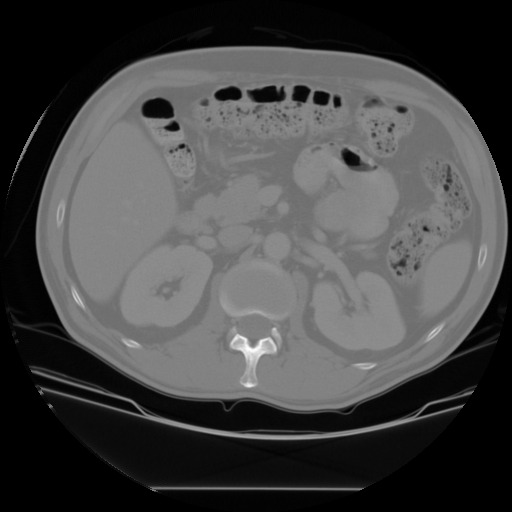
#> input picture images/Image_4.jpg, 512 x 512 px
$ python 4622_Question_08.py
#> lines starting #> are read from the running program, lines starting #| are printed output that depends on the picture; after the words box and inside, x2 and y2 are one past the last pixel; in counts of white or black regions, pixels touching at a corner belong together
import cv2
import numpy as np
import matplotlib.pyplot as plt
import os

image_path = "../images/Image_4.jpg"
img = cv2.imread(image_path, cv2.IMREAD_GRAYSCALE)
#> img is the input picture: shape (512, 512); min 0, max 255, mean 69.8
h, w = img.shape
#> h = 512; w = 512

mask = np.zeros((h, w), dtype=np.uint8)

organs = [
    (1, "liver", (0, 0, 255),        lambda m: cv2.ellipse(m, (150, 200), (60, 100), -20, 0, 360, 1, -1)),
    (2, "kidney", (255, 0, 128),     lambda m: cv2.circle(m, (180, 350), 40, 2, -1)),
    (3, "kidney", (255, 0, 255),     lambda m: cv2.circle(m, (350, 350), 40, 3, -1)),
    (4, "spleen", (255, 0, 0),       lambda m: cv2.ellipse(m, (450, 250), (30, 60), 10, 0, 360, 4, -1)),
    (5, "spinal column", (147, 20, 255), lambda m: cv2.circle(m, (265, 400), 25, 5, -1)),
]

for class_id, _, _, draw_fn in organs:
    draw_fn(mask)
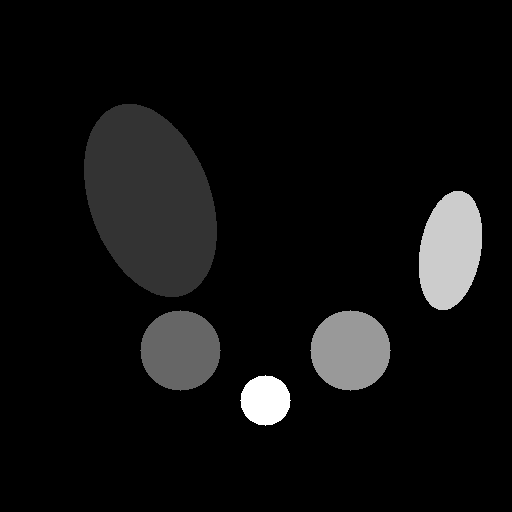
#> mask: shape (512, 512); min 0, max 5, mean 0.294; drawn with min black and max white

out = np.zeros((h, w, 3), dtype=np.uint8)
font = cv2.FONT_HERSHEY_SIMPLEX

for class_id, name, color, _ in organs:
    organ = (mask == class_id).astype(np.uint8)
    out[organ == 1] = color

    contours, _ = cv2.findContours(organ, cv2.RETR_EXTERNAL, cv2.CHAIN_APPROX_SIMPLE)
    if len(contours) == 0:
        continue

    c = max(contours, key=cv2.contourArea)
    M = cv2.moments(c)
    if M["m00"] == 0:
        continue

    cx = int(M["m10"] / M["m00"])
    cy = int(M["m01"] / M["m00"])
    cv2.putText(out, name, (cx - 40, cy + 60), font, 0.6, color, 2, cv2.LINE_AA)
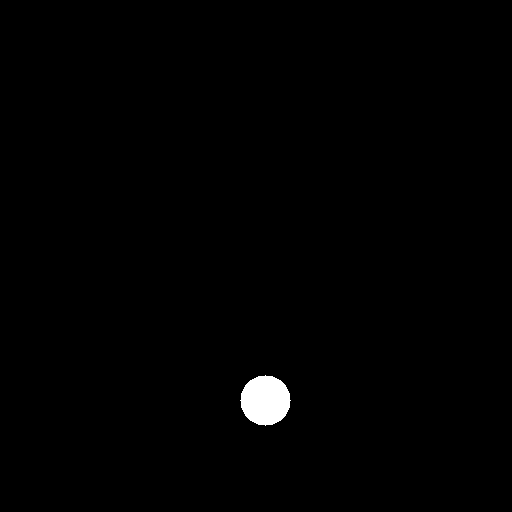
#> organ: shape (512, 512); values 0 (black) and 1 (white), 0.75% white; 1 white region, box (x1, y1, x2, y2) and area: (240, 375, 291, 426) 1961
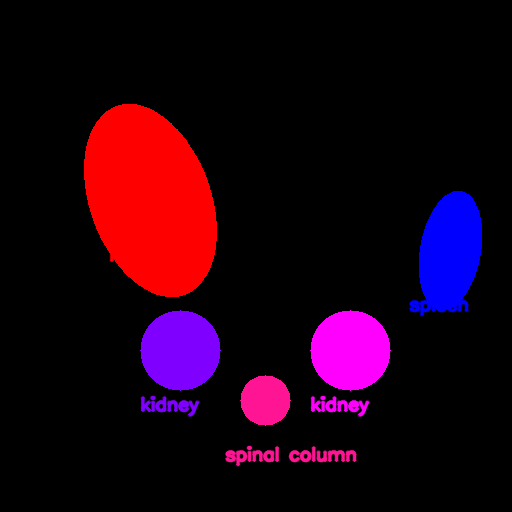
#> out: shape (512, 512, 3); mean of channels 0, 1, 2 18.5, 0.2, 29.7; drawn as B, G, R

os.makedirs("result", exist_ok=True)
cv2.imwrite("result/input_ct.png", img)
cv2.imwrite("result/segmented_output.png", out)

plt.figure(figsize=(10, 5))

ax1 = plt.subplot(1, 2, 1)
ax1.set_title("Input CT (Grayscale)")
ax1.imshow(img, cmap="gray")
ax1.axis("off")

ax2 = plt.subplot(1, 2, 2)
ax2.set_title("AI Output (Segmented & Labeled)")
ax2.imshow(cv2.cvtColor(out, cv2.COLOR_BGR2RGB))
ax2.axis("off")

plt.tight_layout()
plt.show()
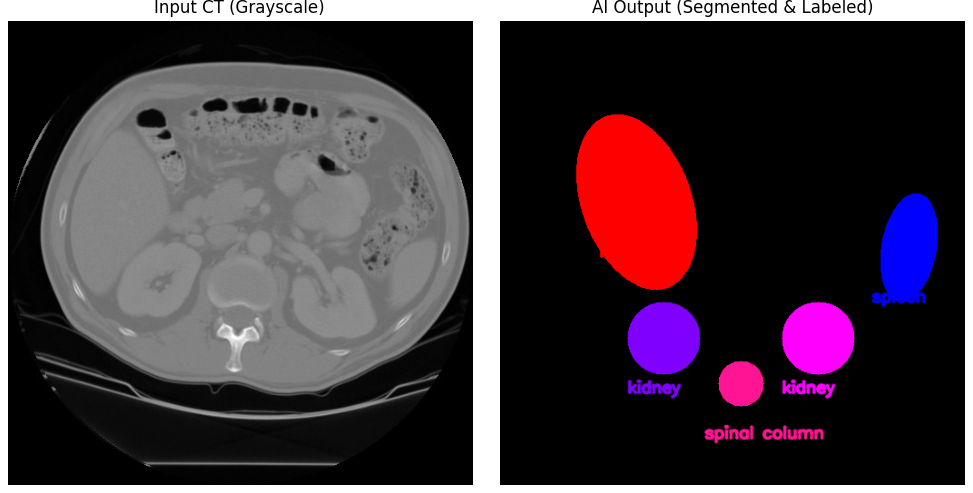
#> figure drawn by matplotlib, 2 panels

$ run again, with images/Image_1.jpg copied over images/Image_4.jpg
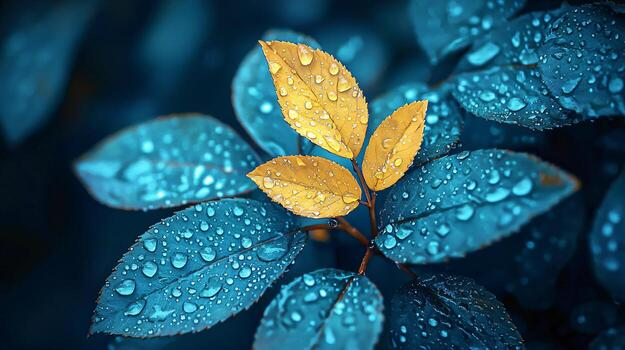
#> input picture images/Image_1.jpg, 625 x 350 px
#> after the loop `for class_id, name, color, _ in organs:`:
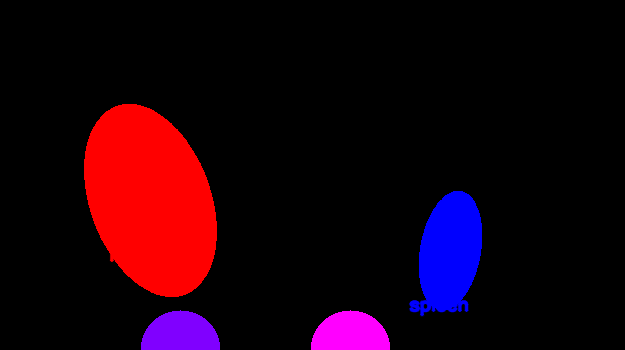
#> out: shape (350, 625, 3); mean of channels 0, 1, 2 12.9, 0, 26.6; drawn as B, G, R
#> `plt.show()`:
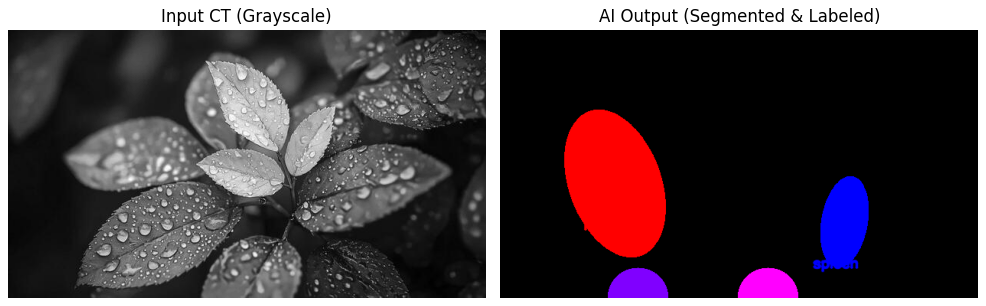
#> figure drawn by matplotlib, 2 panels

$ run again, with images/Image_5.jpg copied over images/Image_4.jpg
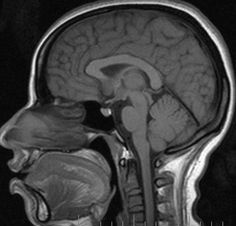
#> input picture images/Image_5.jpg, 236 x 226 px
#> img is the input picture: shape (226, 236); min 0, max 255, mean 66.2
#> after the loop `for class_id, _, _, draw_fn in organs:`:
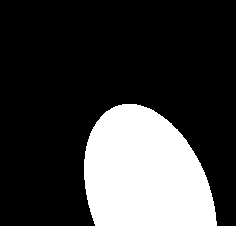
#> mask: shape (226, 236); values 0 (black) and 1 (white), 23.8% white; 1 white region, box (x1, y1, x2, y2) and area: (84, 104, 217, 226) 12708
#> `plt.show()`:
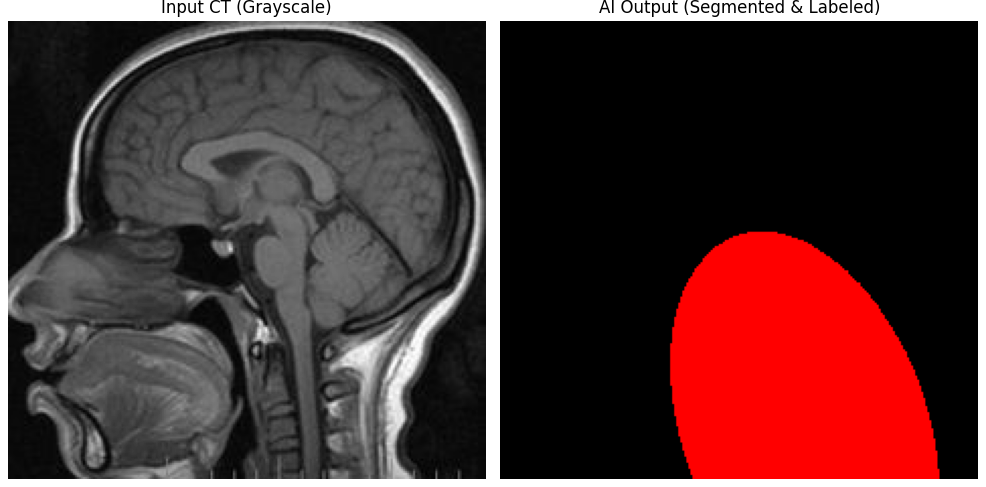
#> figure drawn by matplotlib, 2 panels

$ run again, with images/Image_6.jpg copied over images/Image_4.jpg
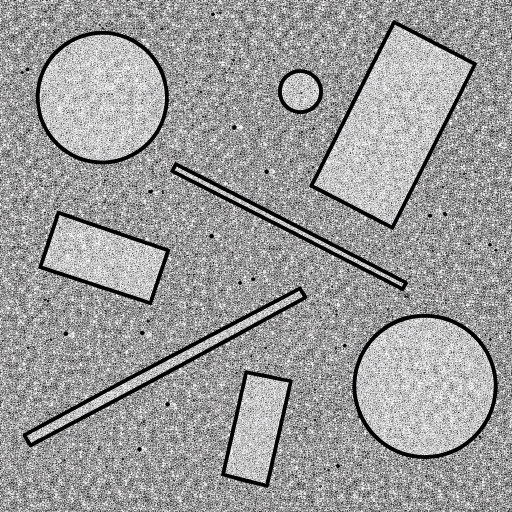
#> input picture images/Image_6.jpg, 1024 x 1024 px (shown at 1/2 size)
#> after the loop `for class_id, name, color, _ in organs:`:
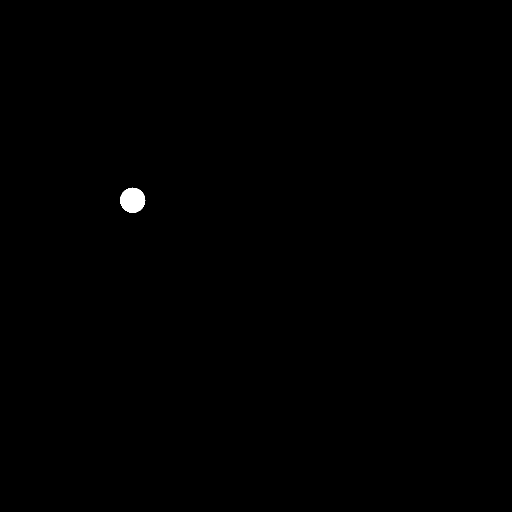
#> organ: shape (1024, 1024) (shown at 1/2 size); values 0 (black) and 1 (white), 0.19% white; 1 white region, box (x1, y1, x2, y2) and area: (240, 375, 291, 426) 1961
#> `plt.show()`:
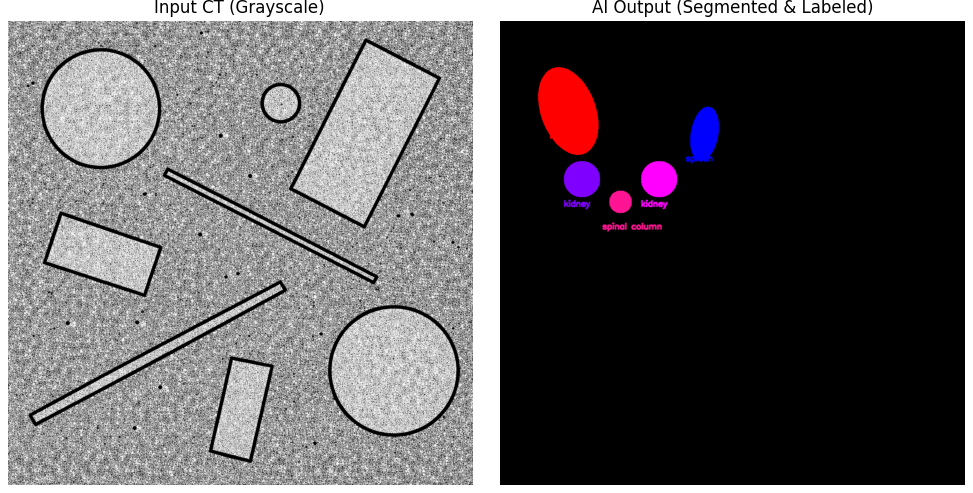
#> figure drawn by matplotlib, 2 panels
